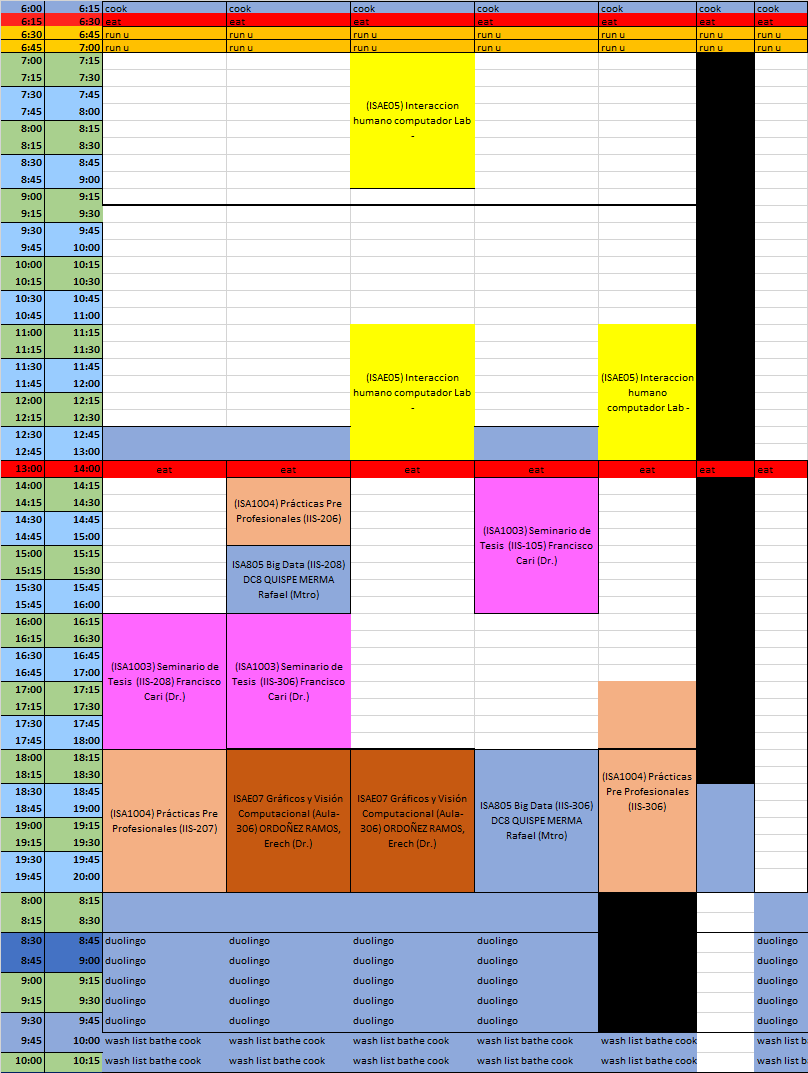
#> input picture youtube-js/files/ga.png, 808 x 1073 px
$ python pyton.py
#> lines starting #> are read from the running program, lines starting #| are printed output that depends on the picture
from PIL import Image
imagen = Image.open ("files/ga.png")
#> imagen is the input picture: PIL image 808x1073 RGB; mean R, G, B 194.1, 179, 172.7
imagen.show()

im=Image.new(mode='RGB',size=(100,50),color=(0,0,255))
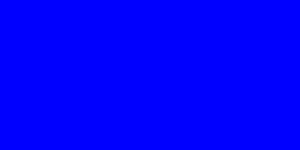
#> im: PIL image 100x50 RGB (shown 3 times larger); mean R, G, B 0, 0, 255


im = Image.new(mode='RGB', size=(100, 50),color= (0, 0, 255))
im.show()
